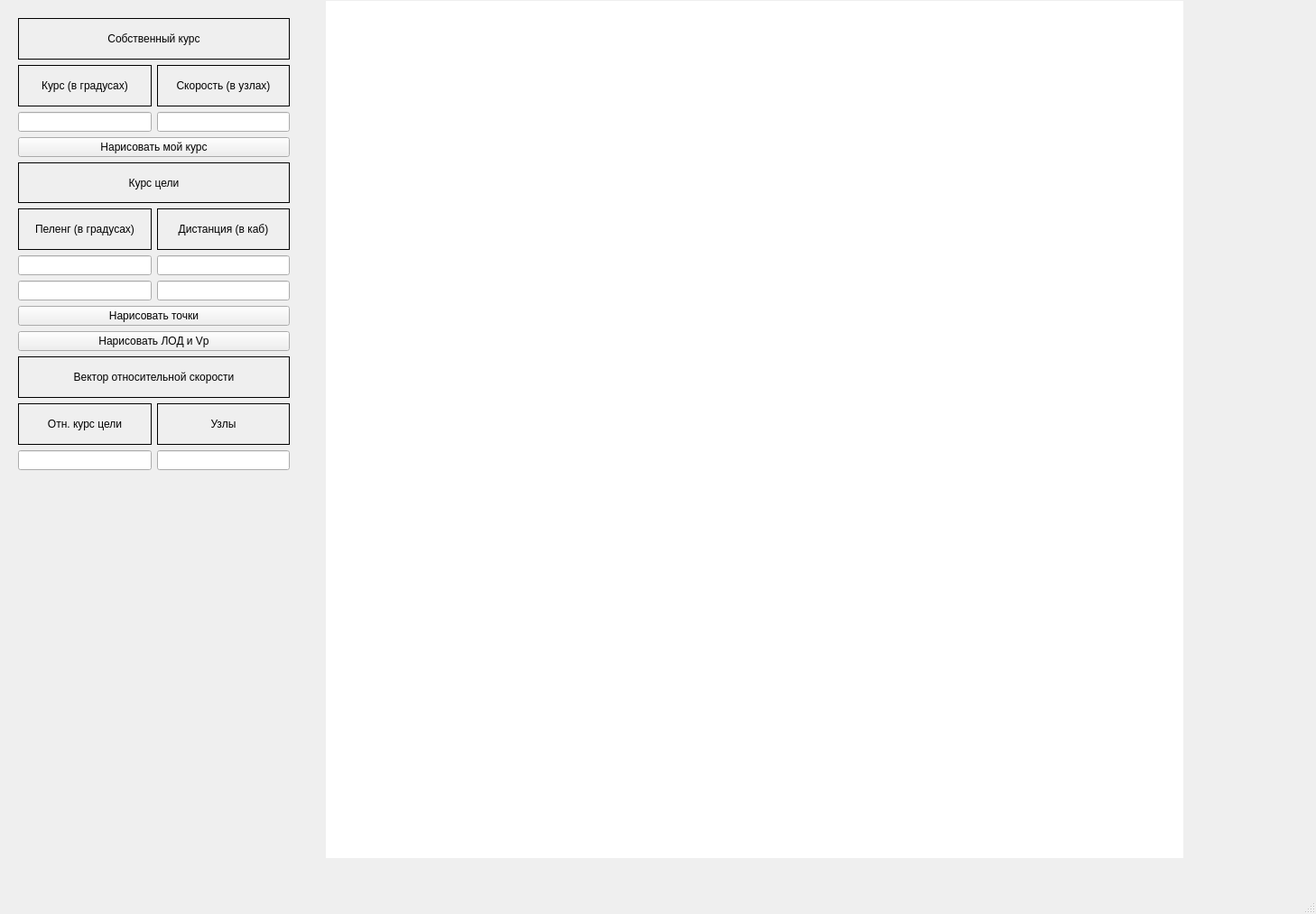
<?xml version="1.0" encoding="UTF-8"?>
<ui version="4.0">
 <class>MainWindow</class>
 <widget class="QMainWindow" name="MainWindow">
  <property name="geometry">
   <rect>
    <x>0</x>
    <y>0</y>
    <width>1458</width>
    <height>1013</height>
   </rect>
  </property>
  <property name="windowTitle">
   <string>MainWindow</string>
  </property>
  <widget class="QWidget" name="centralwidget">
   <widget class="QWidget" name="horizontalLayoutWidget">
    <property name="geometry">
     <rect>
      <x>0</x>
      <y>0</y>
      <width>1311</width>
      <height>952</height>
     </rect>
    </property>
    <layout class="QHBoxLayout" name="horizontalLayout1">
     <item>
      <widget class="QWidget" name="widget1" native="true">
       <property name="sizePolicy">
        <sizepolicy hsizetype="Minimum" vsizetype="Minimum">
         <horstretch>0</horstretch>
         <verstretch>0</verstretch>
        </sizepolicy>
       </property>
       <property name="minimumSize">
        <size>
         <width>200</width>
         <height>800</height>
        </size>
       </property>
       <widget class="QWidget" name="verticalLayoutWidget">
        <property name="geometry">
         <rect>
          <x>20</x>
          <y>20</y>
          <width>301</width>
          <height>501</height>
         </rect>
        </property>
        <layout class="QVBoxLayout" name="verticalLayout_2">
         <property name="sizeConstraint">
          <enum>QLayout::SetDefaultConstraint</enum>
         </property>
         <item>
          <widget class="QLabel" name="label_6">
           <property name="frameShape">
            <enum>QFrame::Box</enum>
           </property>
           <property name="text">
            <string>Собственный курс</string>
           </property>
           <property name="alignment">
            <set>Qt::AlignCenter</set>
           </property>
          </widget>
         </item>
         <item>
          <layout class="QHBoxLayout" name="horizontalLayout_4">
           <item>
            <widget class="QLabel" name="label_4">
             <property name="frameShape">
              <enum>QFrame::Box</enum>
             </property>
             <property name="text">
              <string>Курс (в градусах)</string>
             </property>
             <property name="scaledContents">
              <bool>false</bool>
             </property>
             <property name="alignment">
              <set>Qt::AlignCenter</set>
             </property>
            </widget>
           </item>
           <item>
            <widget class="QLabel" name="label_5">
             <property name="frameShape">
              <enum>QFrame::Box</enum>
             </property>
             <property name="text">
              <string>Скорость (в узлах)</string>
             </property>
             <property name="alignment">
              <set>Qt::AlignCenter</set>
             </property>
            </widget>
           </item>
          </layout>
         </item>
         <item>
          <layout class="QHBoxLayout" name="horizontalLayout_2">
           <item>
            <widget class="QLineEdit" name="lineEdit_5"/>
           </item>
           <item>
            <widget class="QLineEdit" name="lineEdit_6"/>
           </item>
          </layout>
         </item>
         <item>
          <widget class="QPushButton" name="pushButton3">
           <property name="text">
            <string>Нарисовать мой курс</string>
           </property>
          </widget>
         </item>
         <item>
          <widget class="QLabel" name="label_3">
           <property name="frameShape">
            <enum>QFrame::Box</enum>
           </property>
           <property name="text">
            <string>Курс цели</string>
           </property>
           <property name="alignment">
            <set>Qt::AlignCenter</set>
           </property>
          </widget>
         </item>
         <item>
          <layout class="QHBoxLayout" name="horizontalLayout_3">
           <item>
            <widget class="QLabel" name="label_2">
             <property name="frameShape">
              <enum>QFrame::Box</enum>
             </property>
             <property name="text">
              <string>Пеленг (в градусах)</string>
             </property>
             <property name="scaledContents">
              <bool>false</bool>
             </property>
             <property name="alignment">
              <set>Qt::AlignCenter</set>
             </property>
            </widget>
           </item>
           <item>
            <widget class="QLabel" name="label">
             <property name="frameShape">
              <enum>QFrame::Box</enum>
             </property>
             <property name="text">
              <string>Дистанция (в каб)</string>
             </property>
             <property name="alignment">
              <set>Qt::AlignCenter</set>
             </property>
            </widget>
           </item>
          </layout>
         </item>
         <item>
          <layout class="QHBoxLayout" name="horizontalLayout_5">
           <item>
            <widget class="QLineEdit" name="lineEdit"/>
           </item>
           <item>
            <widget class="QLineEdit" name="lineEdit_2"/>
           </item>
          </layout>
         </item>
         <item>
          <layout class="QHBoxLayout" name="horizontalLayout">
           <item>
            <widget class="QLineEdit" name="lineEdit_3"/>
           </item>
           <item>
            <widget class="QLineEdit" name="lineEdit_4"/>
           </item>
          </layout>
         </item>
         <item>
          <widget class="QPushButton" name="pushButton">
           <property name="text">
            <string>Нарисовать точки</string>
           </property>
          </widget>
         </item>
         <item>
          <widget class="QPushButton" name="pushButton2">
           <property name="text">
            <string>Нарисовать ЛОД и Vp</string>
           </property>
          </widget>
         </item>
         <item>
          <widget class="QLabel" name="label_7">
           <property name="frameShape">
            <enum>QFrame::Box</enum>
           </property>
           <property name="text">
            <string>Вектор относительной скорости</string>
           </property>
           <property name="alignment">
            <set>Qt::AlignCenter</set>
           </property>
          </widget>
         </item>
         <item>
          <layout class="QHBoxLayout" name="horizontalLayout_6">
           <item>
            <widget class="QLabel" name="label_9">
             <property name="frameShape">
              <enum>QFrame::Box</enum>
             </property>
             <property name="text">
              <string>Отн. курс цели</string>
             </property>
             <property name="scaledContents">
              <bool>false</bool>
             </property>
             <property name="alignment">
              <set>Qt::AlignCenter</set>
             </property>
            </widget>
           </item>
           <item>
            <widget class="QLabel" name="label_10">
             <property name="frameShape">
              <enum>QFrame::Box</enum>
             </property>
             <property name="text">
              <string>Узлы</string>
             </property>
             <property name="alignment">
              <set>Qt::AlignCenter</set>
             </property>
            </widget>
           </item>
          </layout>
         </item>
         <item>
          <layout class="QHBoxLayout" name="horizontalLayout_7">
           <item>
            <widget class="QLineEdit" name="lineEdit_7">
             <property name="readOnly">
              <bool>true</bool>
             </property>
            </widget>
           </item>
           <item>
            <widget class="QLineEdit" name="lineEdit_8">
             <property name="readOnly">
              <bool>true</bool>
             </property>
            </widget>
           </item>
          </layout>
         </item>
        </layout>
       </widget>
      </widget>
     </item>
     <item>
      <widget class="QGraphicsView" name="drawingArea">
       <property name="sizePolicy">
        <sizepolicy hsizetype="Minimum" vsizetype="Fixed">
         <horstretch>0</horstretch>
         <verstretch>0</verstretch>
        </sizepolicy>
       </property>
       <property name="minimumSize">
        <size>
         <width>950</width>
         <height>950</height>
        </size>
       </property>
       <property name="frameShape">
        <enum>QFrame::NoFrame</enum>
       </property>
       <property name="frameShadow">
        <enum>QFrame::Raised</enum>
       </property>
       <property name="lineWidth">
        <number>0</number>
       </property>
       <property name="verticalScrollBarPolicy">
        <enum>Qt::ScrollBarAlwaysOff</enum>
       </property>
       <property name="horizontalScrollBarPolicy">
        <enum>Qt::ScrollBarAlwaysOff</enum>
       </property>
      </widget>
     </item>
    </layout>
   </widget>
  </widget>
  <widget class="QStatusBar" name="statusbar"/>
 </widget>
 <resources/>
 <connections/>
</ui>
